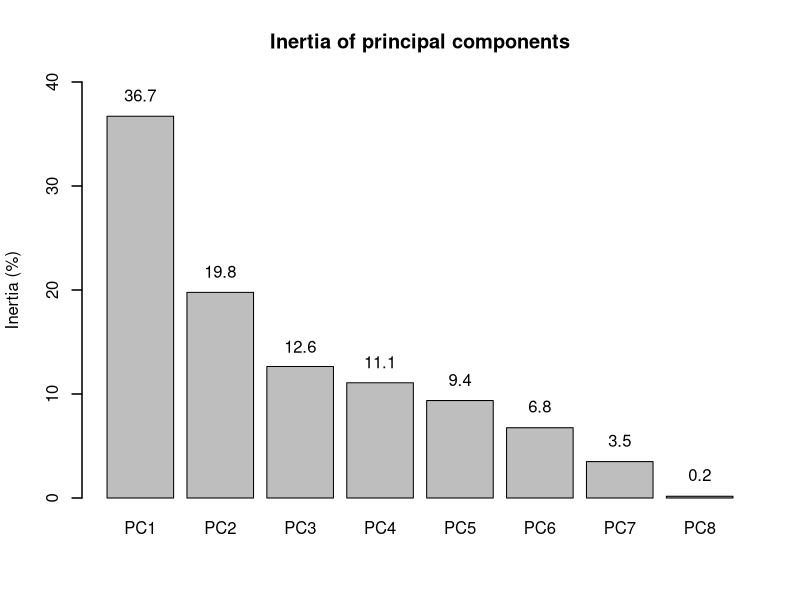
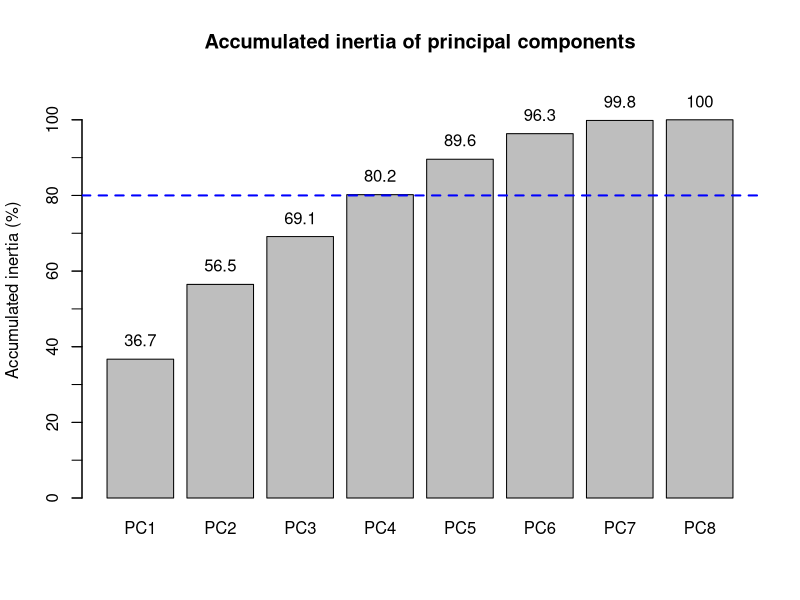
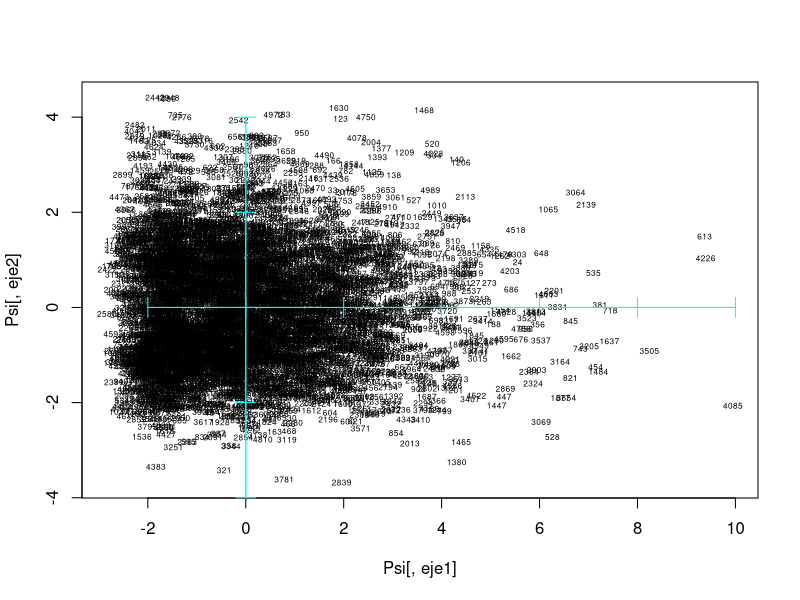
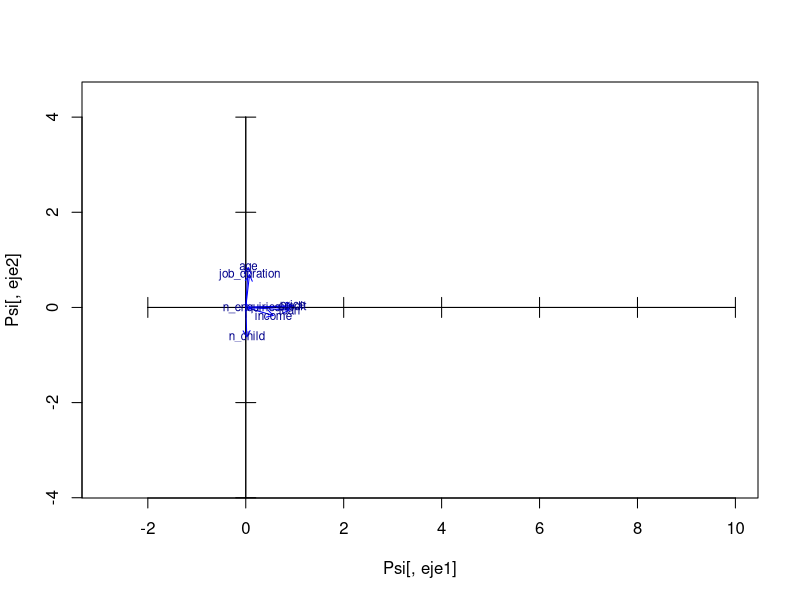
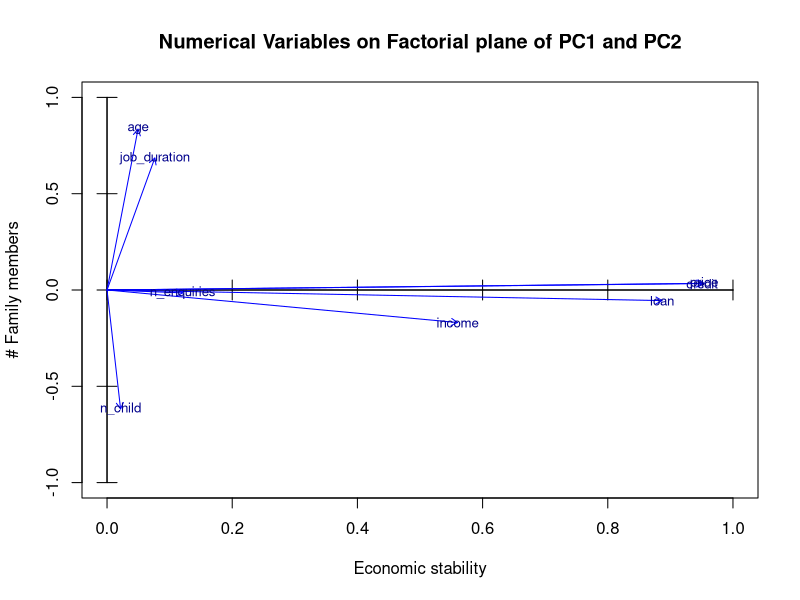
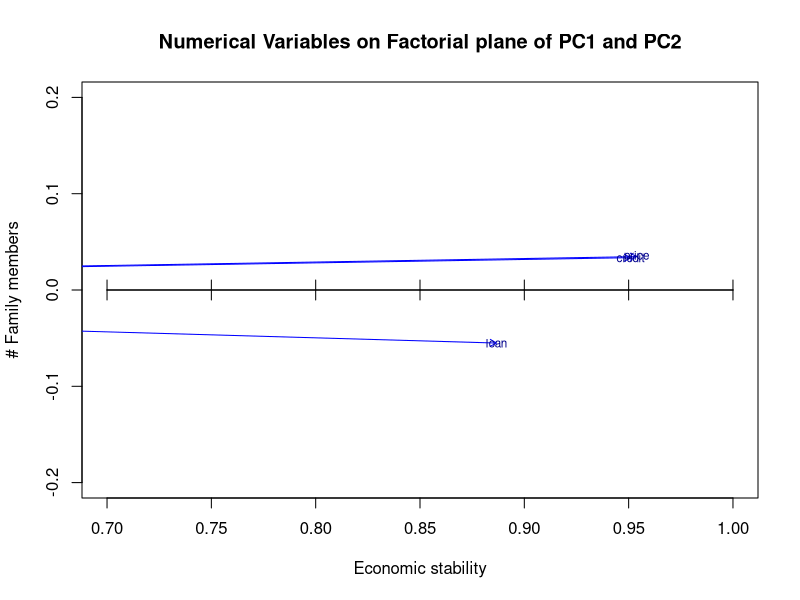
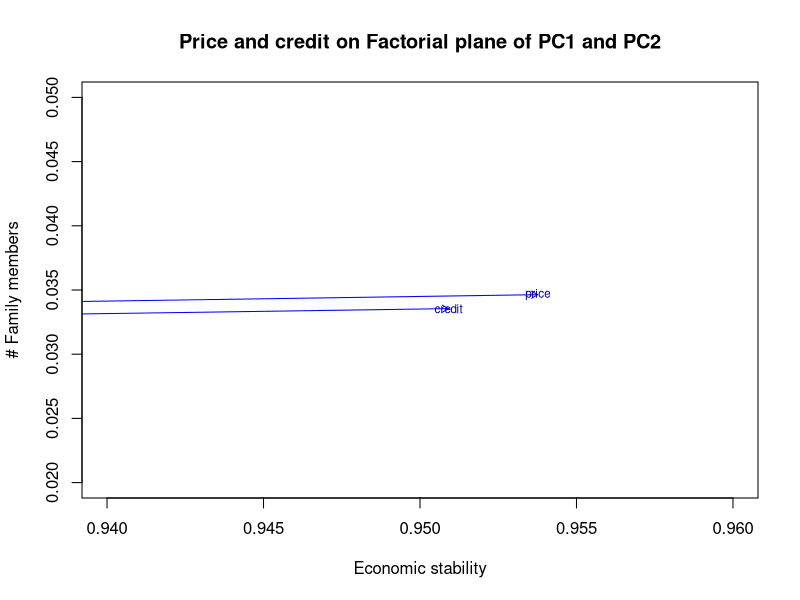
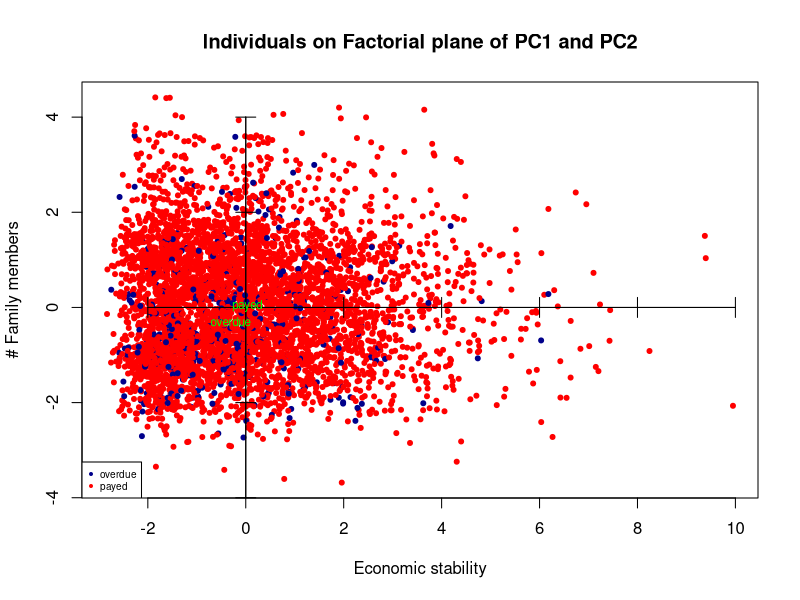

Here is the R script that generated these plots, in order:
## ---- chunk 1
library(car)
## ---- chunk 2
df <- read.csv("2. Bank-India-preprocessed-data.csv")
data = df

for (i in c(2:5,11:14,17:18,20)) {
  data[,i] <- factor(data[,i])
}
summary(data)
## ---- chunk 3
# Here we can see the output of the PCA 
numeriques <- which(sapply(data,is.numeric))
# We don't include id for the analysis
numeriques = numeriques[-1]

dcon <- data[,numeriques]
sapply(dcon,class)

pc1 <- prcomp(dcon, scale=TRUE)
pc1
## ---- chunk 4
numeriques
## ---- chunk 5
barplot_x <- barplot(100*(pc1$sdev[1:dim(dcon)[2]]^2)/dim(dcon)[2], main = 
        'Inertia of principal components', 
        names.arg = c("PC1", "PC2", "PC3", "PC4", "PC5",
        "PC6", "PC7", "PC8"), ylab = "Inertia (%)", ylim = c(0,40))
axis(side=2, at=(seq(0, 100, by=10)), labels = FALSE)
barplot_y <- round(as.matrix(100*(pc1$sdev[1:dim(dcon)[2]]^2)/dim(dcon)[2]), digits = 1)

text(barplot_x,barplot_y+2,labels=as.character(barplot_y))
## ---- chunk 6
barplot_x <- barplot(100*cumsum(pc1$sdev[1:dim(dcon)[2]]^2)/dim(dcon)[2], main = 
        'Accumulated inertia of principal components', 
        names.arg = c("PC1", "PC2", "PC3", "PC4", "PC5",
        "PC6", "PC7", "PC8"), ylab = "Accumulated inertia (%)", ylim = c(0,110))
axis(side=2, at=(seq(0, 100, by=10)), labels = FALSE)
barplot_y <- round(as.matrix(100*cumsum(pc1$sdev[1:dim(dcon)[2]]^2)/dim(dcon)[2]), digits = 1)
text(barplot_x,barplot_y+5,labels=as.character(barplot_y))
abline(80,0, col = "blue", lwd = 2, lty = 2)

## ---- chunk 7
# Select only 4 components
nd = 4
Psi = pc1$x[,1:nd]

# STORAGE OF LABELS FOR INDIVIDUALS AND VARIABLES

iden = row.names(dcon)
etiq = names(dcon)
ze = rep(0,length(etiq)) # WE WILL NEED THIS VECTOR AFTERWARDS FOR THE GRAPHICS

# PLOT OF INDIVIDUALS

#Select the component to be plot on our axis
eje1<-1
eje2<-2

# Here is were we create the shadows

plot(Psi[,eje1],Psi[,eje2], type="n")
text(Psi[,eje1],Psi[,eje2],labels=iden, cex=0.5)
axis(side=1, pos= 0, labels = F, col="cyan")
axis(side=3, pos= 0, labels = F, col="cyan")
axis(side=2, pos= 0, labels = F, col="cyan")
axis(side=4, pos= 0, labels = F, col="cyan")


# Projection of variables
# Correlation between original variables and the principal components
Phi = cor(dcon,Psi)

#select our axes

X<-Phi[,eje1]
Y<-Phi[,eje2]

plot(Psi[,eje1],Psi[,eje2],type="n")
axis(side=1, pos= 0, labels = F)
axis(side=3, pos= 0, labels = F)
axis(side=2, pos= 0, labels = F)
axis(side=4, pos= 0, labels = F)
arrows(ze, ze, X, Y, length = 0.07,col="blue")
text(X,Y,labels=etiq,col="darkblue", cex=0.7)
## ---- chunk 8
plot(Psi[,eje1],Psi[,eje2],type="n", xlim = c(0,1), ylim = c(-1, 1),
     xlab = "Economic stability", ylab='# Family members', main =
       "Numerical Variables on Factorial plane of PC1 and PC2")
axis(side=1, pos= 0, labels = F)
axis(side=3, pos= 0, labels = F)
axis(side=2, pos= 0, labels = F)
axis(side=4, pos= 0, labels = F)
arrows(ze, ze, X, Y, length = 0.07,col="blue")
text(X,Y,labels=etiq,col="darkblue", cex=0.8)
text(-0.65,-0.7, 
     substitute(paste(italic('Note: "price" and "credit" share almost the same space')))
     ,col="red", cex=0.8)

# "price" and "credit" overlap because one is the price of the good to purchase, while credit is the loan the client requests.
## ---- chunk 9
plot(Psi[,eje1],Psi[,eje2],type="n", xlim = c(0.7,1), ylim = c(-0.2, 0.2),
     xlab = "Economic stability", ylab='# Family members', main =
       "Numerical Variables on Factorial plane of PC1 and PC2")
axis(side=1, pos= 0, labels = F)
axis(side=3, pos= 0, labels = F)
axis(side=2, pos= 0, labels = F)
axis(side=4, pos= 0, labels = F)
arrows(ze, ze, X, Y, length = 0.07,col="blue")
text(X,Y,labels=etiq,col="darkblue", cex=0.7)

# Check that there are not more variables aggregated close to "loan"

plot(Psi[,eje1],Psi[,eje2],type="n", xlim = c(0.94,0.96), ylim = c(0.02, 0.05),
     xlab = "Economic stability", ylab='# Family members', main =
      "Price and credit on Factorial plane of PC1 and PC2")
axis(side=1, pos= 0, labels = F)
axis(side=3, pos= 0, labels = F)
axis(side=2, pos= 0, labels = F)
axis(side=4, pos= 0, labels = F)
arrows(ze, ze, X, Y, length = 0.07,col="blue")
text(X,Y,labels=etiq,col="darkblue", cex=0.7)
## ---- chunk 10
# Adding the target variable (index=2)

varcat<-factor(data[,2]) 
fdic1 = tapply(Psi[,eje1],varcat,mean)
fdic2 = tapply(Psi[,eje2],varcat,mean) 

varcat=factor(data[,2])
plot(Psi[,1],Psi[,2], pch=c(20,20) [varcat], col=c("darkblue", "red") [varcat],
     xlab = "Economic stability", ylab='# Family members', main =
      "Individuals on Factorial plane of PC1 and PC2")
axis(side=1, pos= 0, labels = F, col="black")
axis(side=3, pos= 0, labels = F, col="black")
axis(side=2, pos= 0, labels = F, col="black")
axis(side=4, pos= 0, labels = F, col="black")
legend("bottomleft",levels(factor(varcat)),pch=c(20,20),col=c("darkblue", "red"), cex=0.6)

text(fdic1,fdic2,labels=levels(varcat), col=c("green", "green"), 
     cex=0.7)

## ---- chunk 11

plot(Psi[,eje1],Psi[,eje2],type="n", xlim= c(-1,1), ylim = c(-1,1),
     xlab = "Economic stability", ylab='# Family members', main =
      "Target on Factorial plane of PC1 and PC2")
axis(side=1, pos= 0, labels = F, col="cyan")
axis(side=3, pos= 0, labels = F, col="cyan")
axis(side=2, pos= 0, labels = F, col="cyan")
axis(side=4, pos= 0, labels = F, col="cyan")

text(fdic1,fdic2,labels=levels(varcat), col=c("green", "red"), 
     cex=0.7)
arrows(ze, ze, X, Y, length = 0.07,col="lightgray")
text(X,Y,labels=etiq,col="lightgray", cex=0.8)
## ---- chunk 12
dcat <- c(2:5,11:14,17:18,20)
colors<-rainbow(length(dcat))

plot(Psi[,eje1],Psi[,eje2], type = "n", xlim= c(-2,2), ylim = c(-1,1))
axis(side=1, pos= 0, labels = F, col="cyan")
axis(side=3, pos= 0, labels = F, col="cyan")
axis(side=2, pos= 0, labels = F, col="cyan")
axis(side=4, pos= 0, labels = F, col="cyan")

# Loop to add all categories 

c <- 1
for(k in dcat){
  seguentColor<-colors[c]
  fdic1 = tapply(Psi[,eje1],data[,k],mean)
  fdic2 = tapply(Psi[,eje2],data[,k],mean) 
  
  text(fdic1,fdic2,labels=levels(factor(data[,k])),col=seguentColor, cex=0.6)
  c<-c+1
}
text(fdic1,fdic2,labels=levels(varcat), col=c("green", "red"), 
     cex=0.7)
arrows(ze, ze, X, Y, length = 0.07,col="lightgray")
text(X,Y,labels=etiq,col="lightgray", cex=0.8)  
legend("bottomleft",names(data)[dcat],pch=1,col=colors, cex=0.6)

## ---- chunk 13
plot(Psi[,eje1],Psi[,eje2], type = "n", xlim = c(-3,2), ylim = c(-2,3),
     xlab = "Economic stability", ylab='# Family members', main =
      "Modalities on Factorial plane of PC1 and PC2")
axis(side=1, pos= 0, labels = F, col="cyan")
axis(side=3, pos= 0, labels = F, col="cyan")
axis(side=2, pos= 0, labels = F, col="cyan")
axis(side=4, pos= 0, labels = F, col="cyan")

# Loop to add all categories 

c <- 1
for(k in dcat){
  seguentColor<-colors[c]
  fdic1 = tapply(Psi[,eje1],data[,k],mean)
  fdic2 = tapply(Psi[,eje2],data[,k],mean) 
  
  text(fdic1,fdic2,labels=levels(factor(data[,k])),col=seguentColor, cex=0.6)
  c<-c+1
}
arrows(ze, ze, X, Y, length = 0.07,col="lightgray")
text(X,Y,labels=etiq,col="lightgray", cex=0.8)  
legend("bottomleft",names(data)[dcat],pch=1,col=colors, cex=0.6)

## ---- chunk 14
groups <- list(c(2:5), c(2,11:13), c(2,14), c(2,17), c(2,18), c(2,20))

for(j in 1:length(groups)){
  colors <- c("red", "blue", "darkgreen", "black")
  
  plot(Psi[,eje1],Psi[,eje2], type = "n", xlim = c(-2,2), ylim = c(-2,2),
       xlab = "Economic stability", ylab='# Family members')
  axis(side=1, pos= 0, labels = F, col="cyan")
  axis(side=3, pos= 0, labels = F, col="cyan")
  axis(side=2, pos= 0, labels = F, col="cyan")
  axis(side=4, pos= 0, labels = F, col="cyan")
    
    # Loop to add all categories of this group
    c <- 1
    for(k in groups[[j]]){
      seguentColor<-colors[c]
      fdic1 = tapply(Psi[,eje1],data[,k],mean)
      fdic2 = tapply(Psi[,eje2],data[,k],mean) 
      
      text(fdic1,fdic2,labels=levels(factor(data[,k])),col=seguentColor, 
           cex=0.6)
      c <- c+1
    }
  arrows(ze, ze, X, Y, length = 0.07,col="lightgray")
  text(X,Y,labels=etiq,col="lightgray", cex=0.8)  
  legend("bottomleft",names(data)[groups[[j]]],pch=1,col=colors, cex=0.6)
}


## ---- chunk 15
# occupation 1
j <- 4

colors <- c("red", "blue", "darkgreen", "black")
  
plot(Psi[,eje1],Psi[,eje2], type = "n", xlim = c(-1,1.5), ylim = c(-1,1),
     xlab = "Economic stability", ylab='# Family members')
axis(side=1, pos= 0, labels = F, col="cyan")
axis(side=3, pos= 0, labels = F, col="cyan")
axis(side=2, pos= 0, labels = F, col="cyan")
axis(side=4, pos= 0, labels = F, col="cyan")
  
  # Loop to add all categories of this group
  seguentColor<-colors[1]
  fdic1 = tapply(Psi[,eje1],data[,2],mean)
  fdic2 = tapply(Psi[,eje2],data[,2],mean) 
  split = length(fdic1)
  
  text(fdic1[1:split],fdic2[1:split],labels=levels(factor(data[,2]))[1:split],col=seguentColor, 
       cex=0.6)
  
  seguentColor<-colors[2]
  fdic1 = tapply(Psi[,eje1],data[,17],mean)
  fdic2 = tapply(Psi[,eje2],data[,17],mean) 
  split = length(fdic1)/2
  
  text(fdic1[1:split],fdic2[1:split],labels=levels(factor(data[,17]))[1:split],col=seguentColor, 
       cex=0.6)
  arrows(ze, ze, X, Y, length = 0.07,col="lightgray")
  text(X,Y,labels=etiq,col="lightgray", cex=0.8) 
legend("bottomleft",names(data)[groups[[j]]],pch=1,col=colors, cex=0.6)
## ---- chunk 16
# occupation 2
j <- 4

colors <- c("red", "blue", "darkgreen", "black")
  
plot(Psi[,eje1],Psi[,eje2], type = "n", xlim = c(-1,1), ylim = c(-1,1),
     xlab = "Economic stability", ylab='# Family members')
axis(side=1, pos= 0, labels = F, col="cyan")
axis(side=3, pos= 0, labels = F, col="cyan")
axis(side=2, pos= 0, labels = F, col="cyan")
axis(side=4, pos= 0, labels = F, col="cyan")
  
  # Loop to add all categories of this group
  seguentColor<-colors[1]
  fdic1 = tapply(Psi[,eje1],data[,2],mean)
  fdic2 = tapply(Psi[,eje2],data[,2],mean) 
  split = length(fdic1)
  
  text(fdic1[1:split],fdic2[1:split],labels=levels(factor(data[,2]))[1:split],col=seguentColor, 
       cex=0.6)
  
  seguentColor<-colors[2]
  fdic1 = tapply(Psi[,eje1],data[,17],mean)
  fdic2 = tapply(Psi[,eje2],data[,17],mean) 
  split = length(fdic1)/2 + 1
  end_ind = length(fdic1)
  
  text(fdic1[split:end_ind],fdic2[split:end_ind],labels=levels(factor(data[,17]))[split:end_ind],col=seguentColor, 
       cex=0.6)
  arrows(ze, ze, X, Y, length = 0.07,col="lightgray")
  text(X,Y,labels=etiq,col="lightgray", cex=0.8)
legend("bottomleft",names(data)[groups[[j]]],pch=1,col=colors, cex=0.6)
## ---- chunk 17
# job_type 1
j <- 5

colors <- c("red", "blue", "darkgreen", "black")
  
plot(Psi[,eje1],Psi[,eje2], type = "n", xlim = c(-1.5,1), ylim = c(-.8,1),
     xlab = "Economic stability", ylab='# Family members')
axis(side=1, pos= 0, labels = F, col="cyan")
axis(side=3, pos= 0, labels = F, col="cyan")
axis(side=2, pos= 0, labels = F, col="cyan")
axis(side=4, pos= 0, labels = F, col="cyan")
  
  # Loop to add all categories of this group
  seguentColor<-colors[1]
  fdic1 = tapply(Psi[,eje1],data[,2],mean)
  fdic2 = tapply(Psi[,eje2],data[,2],mean) 
  split = length(fdic1)
  
  text(fdic1[1:split],fdic2[1:split],labels=levels(factor(data[,2]))[1:split],col=seguentColor, 
       cex=0.6)
  
  seguentColor<-colors[2]
  fdic1 = tapply(Psi[,eje1],data[,18],mean)
  fdic2 = tapply(Psi[,eje2],data[,18],mean) 
  split = length(fdic1)/2
  
  text(fdic1[1:split],fdic2[1:split],labels=levels(factor(data[,18]))[1:split],col=seguentColor, 
       cex=0.6)
  arrows(ze, ze, X, Y, length = 0.07,col="lightgray")
  text(X,Y,labels=etiq,col="lightgray", cex=0.8)
legend("bottomleft",names(data)[groups[[j]]],pch=1,col=colors, cex=0.6)
## ---- chunk 18
# job_type 2
j <- 5

colors <- c("red", "blue", "darkgreen", "black")
  
plot(Psi[,eje1],Psi[,eje2], type = "n", xlim = c(-.6,.6), ylim = c(-2,2),
     xlab = "Economic stability", ylab='# Family members')
axis(side=1, pos= 0, labels = F, col="cyan")
axis(side=3, pos= 0, labels = F, col="cyan")
axis(side=2, pos= 0, labels = F, col="cyan")
axis(side=4, pos= 0, labels = F, col="cyan")
  
  # Loop to add all categories of this group
  seguentColor<-colors[1]
  fdic1 = tapply(Psi[,eje1],data[,2],mean)
  fdic2 = tapply(Psi[,eje2],data[,2],mean) 
  split = length(fdic1)
  
  text(fdic1[1:split],fdic2[1:split],labels=levels(factor(data[,2]))[1:split],col=seguentColor, 
       cex=0.6)
  
  seguentColor<-colors[2]
  fdic1 = tapply(Psi[,eje1],data[,18],mean)
  fdic2 = tapply(Psi[,eje2],data[,18],mean) 
  split = length(fdic1)/2 + 1
  end_ind = length(fdic1)
  
  text(fdic1[split:end_ind],fdic2[split:end_ind],labels=levels(factor(data[,18]))[split:end_ind],col=seguentColor, 
       cex=0.6)
  arrows(ze, ze, X, Y, length = 0.07,col="lightgray")
  text(X,Y,labels=etiq,col="lightgray", cex=0.8)
legend("bottomleft",names(data)[groups[[j]]],pch=1,col=colors, cex=0.6)
## ---- chunk 19
j <- 6
colors <- c("red", "blue", "darkgreen", "black")
  
plot(Psi[,eje1],Psi[,eje2], type = "n", xlim = c(-.6,1), ylim = c(-.5,1),
     xlab = "Economic stability", ylab='# Family members')
axis(side=1, pos= 0, labels = F, col="cyan")
axis(side=3, pos= 0, labels = F, col="cyan")
axis(side=2, pos= 0, labels = F, col="cyan")
axis(side=4, pos= 0, labels = F, col="cyan")
  
  # Loop to add all categories of this group
  c <- 1
  for(k in groups[[j]]){
    seguentColor<-colors[c]
    fdic1 = tapply(Psi[,eje1],data[,k],mean)
    fdic2 = tapply(Psi[,eje2],data[,k],mean) 
    
    text(fdic1,fdic2,labels=levels(factor(data[,k])),col=seguentColor, 
         cex=0.6)
    c <- c+1
  }
    arrows(ze, ze, X, Y, length = 0.07,col="lightgray")
  text(X,Y,labels=etiq,col="lightgray", cex=0.8)
legend("bottomleft",names(data)[groups[[j]]],pch=1,col=colors, cex=0.6)
## ---- chunk 20
groups <- list(c(2:5), c(11:13))

for(j in 1:length(groups)){
  # colors <- c("red", "darkgreen", "green", "brown", "blue", "purple", "darkorange")
  colors <- c("red", "blue", "darkgreen")
  
  plot(Psi[,eje1],Psi[,eje2], type = "n", xlim = c(-1,2), ylim = c(-1,3))
  axis(side=1, pos= 0, labels = F, col="cyan")
  axis(side=3, pos= 0, labels = F, col="cyan")
  axis(side=2, pos= 0, labels = F, col="cyan")
  axis(side=4, pos= 0, labels = F, col="cyan")
  
  #add projections of numerical variables in background
  arrows(ze, ze, X, Y, length = 0.07,col="gray")
  text(X,Y,labels=etiq,col="gray", cex=0.7)
    
    # Loop to add all categories of this group
    c <- 1
    for(k in groups[[j]]){
      seguentColor<-colors[c]
      fdic1 = tapply(Psi[,eje1],data[,k],mean)
      fdic2 = tapply(Psi[,eje2],data[,k],mean) 
      
      text(fdic1,fdic2,labels=levels(factor(data[,k])),col=seguentColor, 
           cex=0.6)
      c <- c+1
    }
  legend("bottomleft",names(data)[groups[[j]]],pch=1,col=colors, cex=0.6)
}

## ---- chunk 21
# Plot the PCA plan
plot(Psi[,eje1],Psi[,eje2])
axis(side=1, pos= 0, labels = F, col="cyan")
axis(side=3, pos= 0, labels = F, col="cyan")
axis(side=2, pos= 0, labels = F, col="cyan")
axis(side=4, pos= 0, labels = F, col="cyan")

# Defining the parameter for Mahalanobis distance
df <- Psi[,eje1:eje2]
df.center <- colMeans(df)
df.cov <- cov(df)
rad <- sqrt(qchisq(0.95, df = ncol(df)))


# Plotting the ellipse of Mahalanobis distance
ellipse <- data.frame(ellipse(df.center, df.cov, rad, 100, FALSE, col = "orange", fill=TRUE))
## ---- chunk 22
#Select the component to be plot on our axis
eje1<-1
eje2<-3

# Here is were we create the shadows

plot(Psi[,eje1],Psi[,eje2], type="n")
text(Psi[,eje1],Psi[,eje2],labels=iden, cex=0.5)
axis(side=1, pos= 0, labels = F, col="cyan")
axis(side=3, pos= 0, labels = F, col="cyan")
axis(side=2, pos= 0, labels = F, col="cyan")
axis(side=4, pos= 0, labels = F, col="cyan")


# Projection of variables
# Correlation between original variables and the principal components
Phi = cor(dcon,Psi)

#select our axes

X<-Phi[,eje1]
Y<-Phi[,eje2]

plot(Psi[,eje1],Psi[,eje2],type="n")
axis(side=1, pos= 0, labels = F)
axis(side=3, pos= 0, labels = F)
axis(side=2, pos= 0, labels = F)
axis(side=4, pos= 0, labels = F)
arrows(ze, ze, X, Y, length = 0.07,col="blue")
text(X,Y,labels=etiq,col="darkblue", cex=0.7)
## ---- chunk 23
plot(Psi[,eje1],Psi[,eje2],type="n", xlim = c(0,1), ylim = c(-.5, 1), xlab = 'Economic stability', ylab='#Enquiries', main =
       "Numerical Variables on Factorial plane of PC1 and PC3")
axis(side=1, pos= 0, labels = F)
axis(side=3, pos= 0, labels = F)
axis(side=2, pos= 0, labels = F)
axis(side=4, pos= 0, labels = F)
arrows(ze, ze, X, Y, length = 0.07,col="blue")
text(X,Y,labels=etiq,col="darkblue", cex=0.8)
text(-0.65,-0.7, 
     substitute(paste(italic('Note: "price" and "credit" share almost the same space')))
     ,col="red", cex=0.8)

# "price" and "credit" overlap because one is the price of the good to purchase, while credit is the loan the client requests.
## ---- chunk 24
plot(Psi[,eje1],Psi[,eje2],type="n", xlim = c(0.7,1), ylim = c(-0.2, 0.2))
axis(side=1, pos= 0, labels = F)
axis(side=3, pos= 0, labels = F)
axis(side=2, pos= 0, labels = F)
axis(side=4, pos= 0, labels = F)
arrows(ze, ze, X, Y, length = 0.07,col="blue")
text(X,Y,labels=etiq,col="darkblue", cex=0.7)

# Check that there are not more variables aggregated close to "loan"

plot(Psi[,eje1],Psi[,eje2],type="n", xlim = c(0.85,1), ylim = c(-0.1, 0))
axis(side=1, pos= 0, labels = F)
axis(side=3, pos= 0, labels = F)
axis(side=2, pos= 0, labels = F)
axis(side=4, pos= 0, labels = F)
arrows(ze, ze, X, Y, length = 0.07,col="blue")
text(X,Y,labels=etiq,col="darkblue", cex=0.7)
## ---- chunk 25
# Adding the target variable (index=2)

varcat<-factor(data[,2]) 
fdic1 = tapply(Psi[,eje1],varcat,mean)
fdic2 = tapply(Psi[,eje2],varcat,mean) 

varcat=factor(data[,2])
plot(Psi[,1],Psi[,2], pch=c(20,20) [varcat], col=c("darkblue", "red") [varcat],
     xlab = 'Economic stability', ylab = '#Enquiries', main = 
       'Individuals on Factorial plane of PC1 and PC3')
axis(side=1, pos= 0, labels = F, col="black")
axis(side=3, pos= 0, labels = F, col="black")
axis(side=2, pos= 0, labels = F, col="black")
axis(side=4, pos= 0, labels = F, col="black")
legend("bottomleft",levels(factor(varcat)),pch=c(20,20),col=c("darkblue", "red"), cex=0.6)

text(fdic1,fdic2,labels=levels(varcat), col=c("green", "green"), 
     cex=0.7)

## ---- chunk 26

plot(Psi[,eje1],Psi[,eje2],type="n", xlim= c(-1,1), ylim = c(-1,1), xlab = 'Economic stability', ylab = '#Enquiries', main = 
       'Target on Factorial plane of PC1 and PC3')
axis(side=1, pos= 0, labels = F, col="cyan")
axis(side=3, pos= 0, labels = F, col="cyan")
axis(side=2, pos= 0, labels = F, col="cyan")
axis(side=4, pos= 0, labels = F, col="cyan")

text(fdic1,fdic2,labels=levels(varcat), col=c("green", "red"), 
     cex=0.7)
  arrows(ze, ze, X, Y, length = 0.07,col="lightgray")
  text(X,Y,labels=etiq,col="lightgray", cex=0.8) 
## ---- chunk 27
dcat <- c(2:5,11:14,17:18,20)
colors<-rainbow(length(dcat))

plot(Psi[,eje1],Psi[,eje2], type = "n")
axis(side=1, pos= 0, labels = F, col="cyan")
axis(side=3, pos= 0, labels = F, col="cyan")
axis(side=2, pos= 0, labels = F, col="cyan")
axis(side=4, pos= 0, labels = F, col="cyan")

# Loop to add all categories 

c <- 1
for(k in dcat){
  seguentColor<-colors[c]
  fdic1 = tapply(Psi[,eje1],data[,k],mean)
  fdic2 = tapply(Psi[,eje2],data[,k],mean) 
  
  text(fdic1,fdic2,labels=levels(factor(data[,k])),col=seguentColor, cex=0.6)
  c<-c+1
}
legend("bottomleft",names(data)[dcat],pch=1,col=colors, cex=0.6)
  arrows(ze, ze, X, Y, length = 0.07,col="lightgray")
  text(X,Y,labels=etiq,col="lightgray", cex=0.8) 
## ---- chunk 28
dcat <- c(2:5,11:14,17:18,20)
colors<-rainbow(length(dcat))

plot(Psi[,eje1],Psi[,eje2], type = "n", xlim = c(-1.5,1.5), ylim = c(-.7,1), xlab = 'Economic stability', ylab = '#Enquiries', main = 
       'Modalities on Factorial plane of PC1 and PC3')
axis(side=1, pos= 0, labels = F, col="cyan")
axis(side=3, pos= 0, labels = F, col="cyan")
axis(side=2, pos= 0, labels = F, col="cyan")
axis(side=4, pos= 0, labels = F, col="cyan")

# Loop to add all categories 

c <- 1
for(k in dcat){
  seguentColor<-colors[c]
  fdic1 = tapply(Psi[,eje1],data[,k],mean)
  fdic2 = tapply(Psi[,eje2],data[,k],mean) 
  
  text(fdic1,fdic2,labels=levels(factor(data[,k])),col=seguentColor, cex=0.6)
  c<-c+1
}
legend("bottomleft",names(data)[dcat],pch=1,col=colors, cex=0.6)
  arrows(ze, ze, X, Y, length = 0.07,col="lightgray")
  text(X,Y,labels=etiq,col="lightgray", cex=0.8) 

## ---- chunk 29
groups <- list(c(2:5), c(11:13), 14, 17, 18, 20)

for(j in 1:length(groups)){
  colors <- c("red", "blue", "darkgreen")
  
  plot(Psi[,eje1],Psi[,eje2], type = "n", xlim = c(-1.5,1.5), ylim = c(-.7,.7))
  axis(side=1, pos= 0, labels = F, col="cyan")
  axis(side=3, pos= 0, labels = F, col="cyan")
  axis(side=2, pos= 0, labels = F, col="cyan")
  axis(side=4, pos= 0, labels = F, col="cyan")
    
    # Loop to add all categories of this group
    c <- 1
    for(k in groups[[j]]){
      seguentColor<-colors[c]
      fdic1 = tapply(Psi[,eje1],data[,k],mean)
      fdic2 = tapply(Psi[,eje2],data[,k],mean) 
      
      text(fdic1,fdic2,labels=levels(factor(data[,k])),col=seguentColor, 
           cex=0.6)
      c <- c+1
    }
  legend("bottomleft",names(data)[groups[[j]]],pch=1,col=colors, cex=0.6)
}


## ---- chunk 30
groups <- list(c(2:5), c(11:13))

for(j in 1:length(groups)){
  # colors <- c("red", "darkgreen", "green", "brown", "blue", "purple", "darkorange")
  colors <- c("red", "blue", "darkgreen")
  
  plot(Psi[,eje1],Psi[,eje2], type = "n", xlim = c(-1,2), ylim = c(-1,3))
  axis(side=1, pos= 0, labels = F, col="cyan")
  axis(side=3, pos= 0, labels = F, col="cyan")
  axis(side=2, pos= 0, labels = F, col="cyan")
  axis(side=4, pos= 0, labels = F, col="cyan")
  
  #add projections of numerical variables in background
  arrows(ze, ze, X, Y, length = 0.07,col="gray")
  text(X,Y,labels=etiq,col="gray", cex=0.7)
    
    # Loop to add all categories of this group
    c <- 1
    for(k in groups[[j]]){
      seguentColor<-colors[c]
      fdic1 = tapply(Psi[,eje1],data[,k],mean)
      fdic2 = tapply(Psi[,eje2],data[,k],mean) 
      
      text(fdic1,fdic2,labels=levels(factor(data[,k])),col=seguentColor, 
           cex=0.6)
      c <- c+1
    }
  legend("bottomleft",names(data)[groups[[j]]],pch=1,col=colors, cex=0.6)
}

## ---- chunk 31
#Select the component to be plot on our axis
eje1<-2
eje2<-3

# Here is were we create the shadows

plot(Psi[,eje1],Psi[,eje2], type="n", main="")
text(Psi[,eje1],Psi[,eje2],labels=iden, cex=0.5)
axis(side=1, pos= 0, labels = F, col="cyan")
axis(side=3, pos= 0, labels = F, col="cyan")
axis(side=2, pos= 0, labels = F, col="cyan")
axis(side=4, pos= 0, labels = F, col="cyan")


# Projection of variables
# Correlation between original variables and the principal components
Phi = cor(dcon,Psi)

#select our axes

X<-Phi[,eje1]
Y<-Phi[,eje2]

plot(Psi[,eje1],Psi[,eje2],type="n")
axis(side=1, pos= 0, labels = F)
axis(side=3, pos= 0, labels = F)
axis(side=2, pos= 0, labels = F)
axis(side=4, pos= 0, labels = F)
arrows(ze, ze, X, Y, length = 0.07,col="blue")
text(X,Y,labels=etiq,col="darkblue", cex=0.7)
## ---- chunk 32
plot(Psi[,eje1],Psi[,eje2],type="n", xlim = c(-1,1), ylim = c(-0.2, 1), xlab = '# Family members', ylab='#Enquiries', main = "Numerical
     Variables on Factorial plane of PC2 and PC3")
axis(side=1, pos= 0, labels = F)
axis(side=3, pos= 0, labels = F)
axis(side=2, pos= 0, labels = F)
axis(side=4, pos= 0, labels = F)
arrows(ze, ze, X, Y, length = 0.07,col="blue")
text(X,Y,labels=etiq,col="darkblue", cex=0.8)
text(-0.65,-0.7, 
     substitute(paste(italic('Note: "price" and "credit" share almost the same space')))
     ,col="red", cex=0.8)

# "price" and "credit" overlap because one is the price of the good to purchase, while credit is the loan the client requests.
## ---- chunk 33
# Adding the target variable (index=2)

varcat<-factor(data[,2]) 
fdic1 = tapply(Psi[,eje1],varcat,mean)
fdic2 = tapply(Psi[,eje2],varcat,mean) 

varcat=factor(data[,2])
plot(Psi[,eje1],Psi[,eje2], pch=c(20,20) [varcat], col=c("darkblue", "red") [varcat], xlab = '# Family members', ylab='#Enquiries', main = "Individuals
     on Factorial plane of PC2 and PC3")
axis(side=1, pos= 0, labels = F, col="black")
axis(side=3, pos= 0, labels = F, col="black")
axis(side=2, pos= 0, labels = F, col="black")
axis(side=4, pos= 0, labels = F, col="black")
legend("bottomleft",levels(factor(varcat)),pch=c(20,20),col=c("darkblue", "red"), cex=0.6)

text(fdic1,fdic2,labels=levels(varcat), col=c("green", "green"), 
     cex=0.7)
  arrows(ze, ze, X, Y, length = 0.07,col="gray")
  text(X,Y,labels=etiq,col="gray", cex=0.7)
## ---- chunk 34

plot(Psi[,eje1],Psi[,eje2],type="n", xlim= c(-1,1), ylim = c(-1,1), xlab = '# Family members', ylab='#Enquiries', main = "Target
     on Factorial plane of PC2 and PC3")
axis(side=1, pos= 0, labels = F, col="cyan")
axis(side=3, pos= 0, labels = F, col="cyan")
axis(side=2, pos= 0, labels = F, col="cyan")
axis(side=4, pos= 0, labels = F, col="cyan")

text(fdic1,fdic2,labels=levels(varcat), col=c("green", "red"), cex=0.7)
  arrows(ze, ze, X, Y, length = 0.07,col="gray")
  text(X,Y,labels=etiq,col="gray", cex=0.7)
## ---- chunk 35
dcat <- c(2:5,11:14,17:18,20)
colors<-rainbow(length(dcat))

plot(Psi[,eje1],Psi[,eje2], type = "n")
axis(side=1, pos= 0, labels = F, col="cyan")
axis(side=3, pos= 0, labels = F, col="cyan")
axis(side=2, pos= 0, labels = F, col="cyan")
axis(side=4, pos= 0, labels = F, col="cyan")

# Loop to add all categories 

c <- 1
for(k in dcat){
  seguentColor<-colors[c]
  fdic1 = tapply(Psi[,eje1],data[,k],mean)
  fdic2 = tapply(Psi[,eje2],data[,k],mean) 
  
  text(fdic1,fdic2,labels=levels(factor(data[,k])),col=seguentColor, cex=0.6)
  c<-c+1
}
legend("bottomleft",names(data)[dcat],pch=1,col=colors, cex=0.6)

## ---- chunk 36
plot(Psi[,eje1],Psi[,eje2], type = "n", xlim = c(-2.5,2), ylim = c(-.7,.7),
     xlab = "# Family members", ylab = "#Enquiries", main = 
       "Modalities on Factorial plane of PC2 and PC3")
axis(side=1, pos= 0, labels = F, col="cyan")
axis(side=3, pos= 0, labels = F, col="cyan")
axis(side=2, pos= 0, labels = F, col="cyan")
axis(side=4, pos= 0, labels = F, col="cyan")

# Loop to add all categories 

c <- 1
for(k in dcat){
  seguentColor<-colors[c]
  fdic1 = tapply(Psi[,eje1],data[,k],mean)
  fdic2 = tapply(Psi[,eje2],data[,k],mean) 
  
  text(fdic1,fdic2,labels=levels(factor(data[,k])),col=seguentColor, cex=0.6)
  c<-c+1
}
legend("bottomleft",names(data)[dcat],pch=1,col=colors, cex=0.6)
  arrows(ze, ze, X, Y, length = 0.07,col="gray")
  text(X,Y,labels=etiq,col="gray", cex=0.7)
## ---- chunk 37
groups <- list(c(2:5), c(11:13), 14, 17, 18, 20)

for(j in 1:length(groups)){
  colors <- c("red", "blue", "darkgreen")
  
  plot(Psi[,eje1],Psi[,eje2], type = "n", xlim = c(-2.5,2), ylim = c(-.7,.7))
  axis(side=1, pos= 0, labels = F, col="cyan")
  axis(side=3, pos= 0, labels = F, col="cyan")
  axis(side=2, pos= 0, labels = F, col="cyan")
  axis(side=4, pos= 0, labels = F, col="cyan")
    
    # Loop to add all categories of this group
    c <- 1
    for(k in groups[[j]]){
      seguentColor<-colors[c]
      fdic1 = tapply(Psi[,eje1],data[,k],mean)
      fdic2 = tapply(Psi[,eje2],data[,k],mean) 
      
      text(fdic1,fdic2,labels=levels(factor(data[,k])),col=seguentColor, 
           cex=0.6)
      c <- c+1
    }
  legend("bottomleft",names(data)[groups[[j]]],pch=1,col=colors, cex=0.6)
}


## ---- chunk 38
groups <- list(c(2:5), c(11:13))

for(j in 1:length(groups)){
  # colors <- c("red", "darkgreen", "green", "brown", "blue", "purple", "darkorange")
  colors <- c("red", "blue", "darkgreen")
  
  plot(Psi[,eje1],Psi[,eje2], type = "n", xlim = c(-1,2), ylim = c(-1,3))
  axis(side=1, pos= 0, labels = F, col="cyan")
  axis(side=3, pos= 0, labels = F, col="cyan")
  axis(side=2, pos= 0, labels = F, col="cyan")
  axis(side=4, pos= 0, labels = F, col="cyan")
  
  #add projections of numerical variables in background
  arrows(ze, ze, X, Y, length = 0.07,col="gray")
  text(X,Y,labels=etiq,col="gray", cex=0.7)
    
    # Loop to add all categories of this group
    c <- 1
    for(k in groups[[j]]){
      seguentColor<-colors[c]
      fdic1 = tapply(Psi[,eje1],data[,k],mean)
      fdic2 = tapply(Psi[,eje2],data[,k],mean) 
      
      text(fdic1,fdic2,labels=levels(factor(data[,k])),col=seguentColor, 
           cex=0.6)
      c <- c+1
    }
  legend("bottomleft",names(data)[groups[[j]]],pch=1,col=colors, cex=0.6)
}

## ---- chunk 39
# df <- data.frame(data$n_child, age)

# Calculate the average age for each n_child value
avg_age <- tapply(data$age, data$n_child, mean)
regression_model <- lm(data$age ~ data$n_child, data = data)
## ---- chunk 40
# Create the scatter plot
plot(names(avg_age), avg_age, xlab = "n_child", ylab = "Average Age", main = "Average Age vs. n_child")
abline(regression_model, col = "blue")
## ---- chunk 41
par(mfrow=c(1,1))
plot (data$n_child, data$age)
## ---- chunk 42
reverse_lm <- lm(data$n_child ~ data$age, data = data)
summary(reverse_lm)

## ---- chunk 43
plot (data$age, data$n_child)
abline(reverse_lm, col = "blue")
## ---- chunk 44
regression_model
summary(regression_model)
## ---- chunk 45
par(mfrow=c(2,2))
plot(regression_model)
